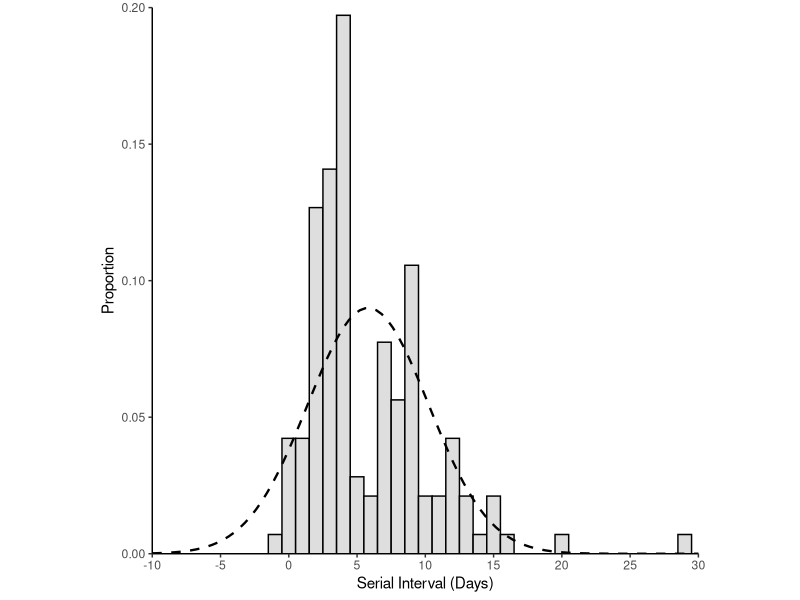
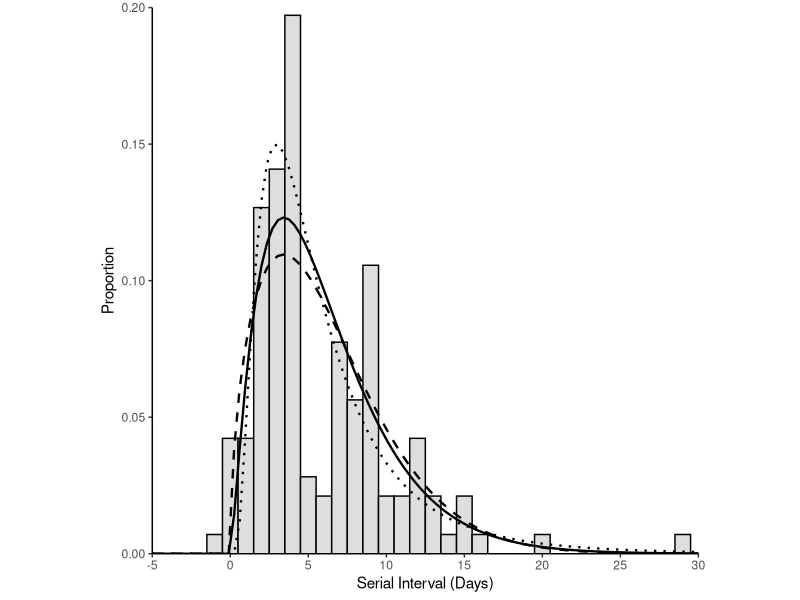
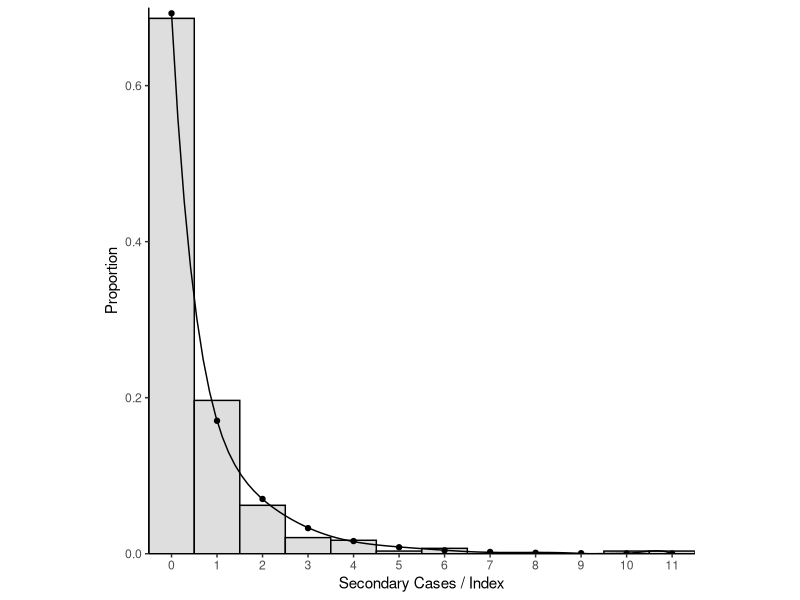
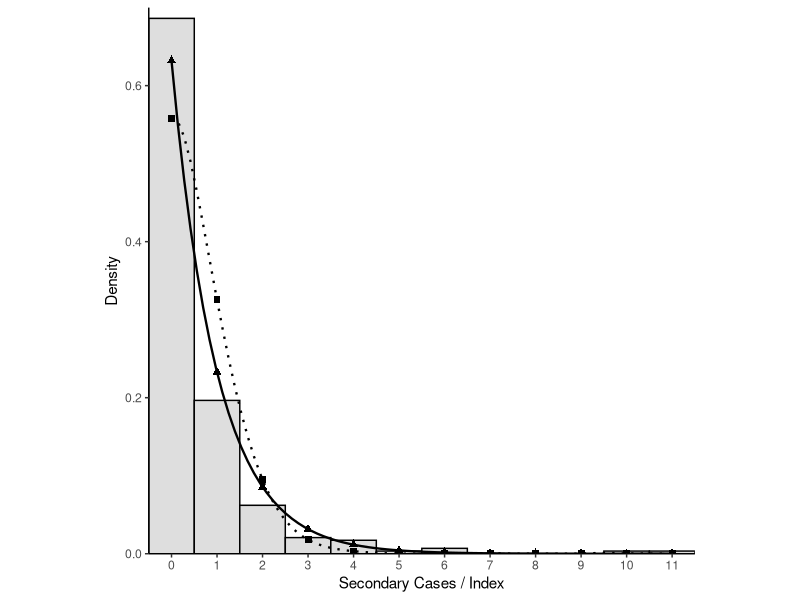
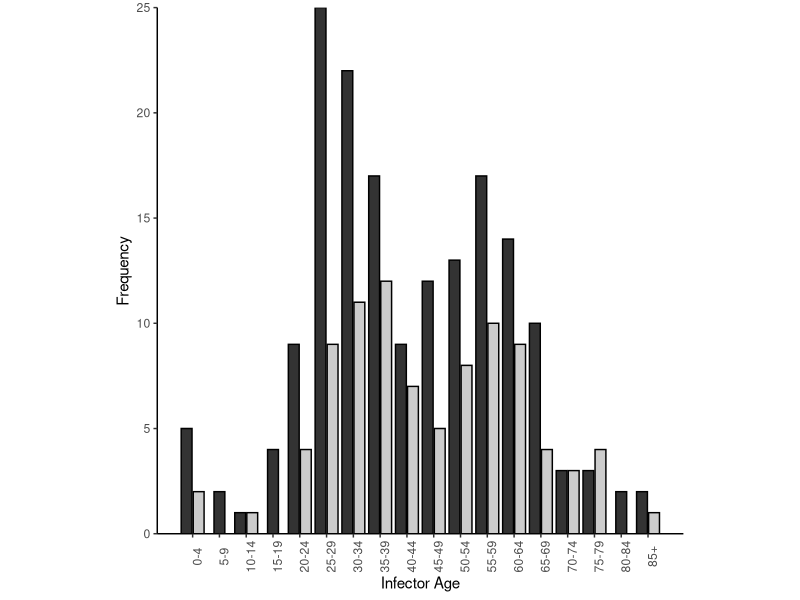
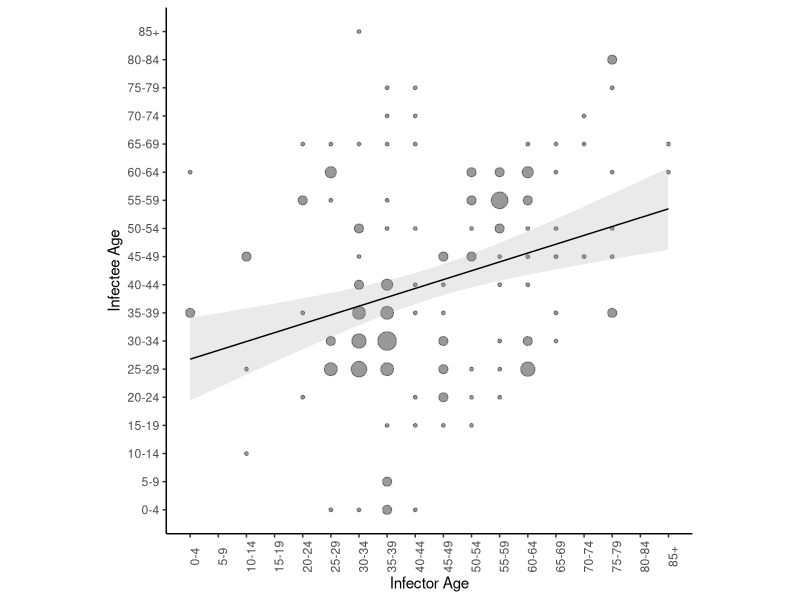
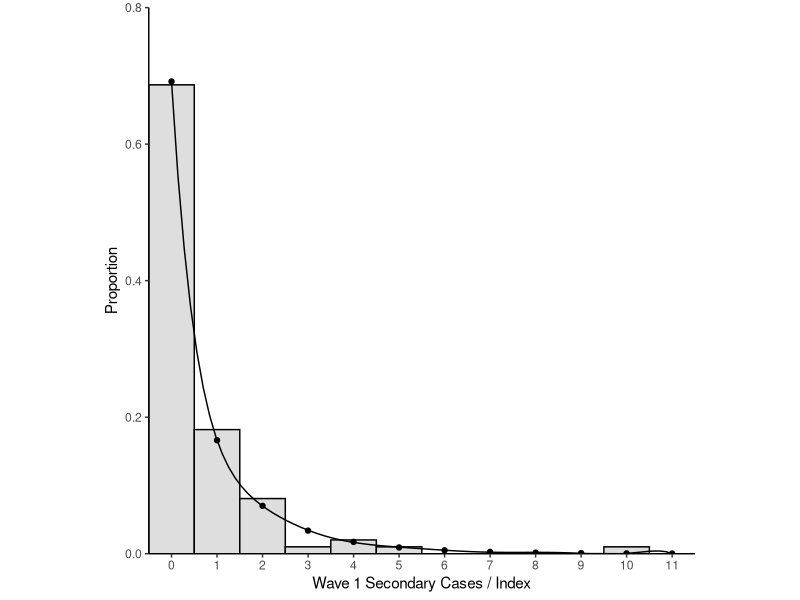
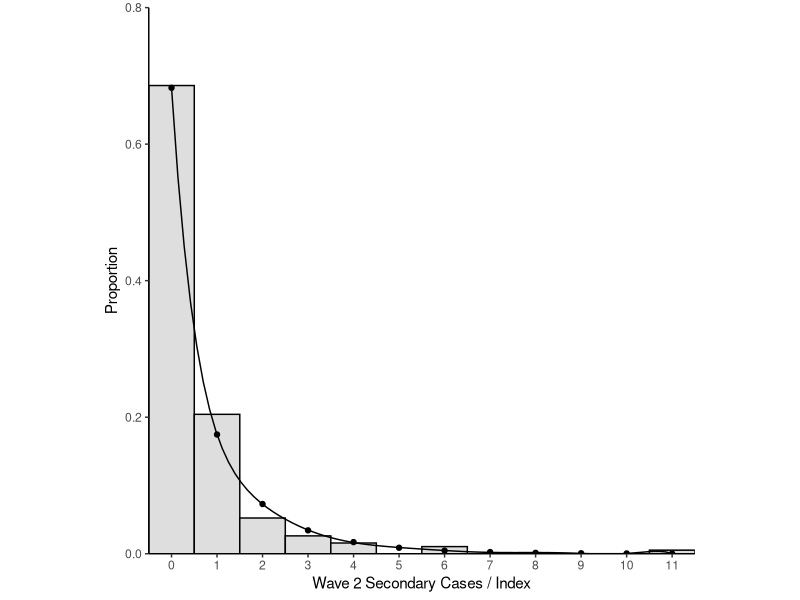

Recreate these plots in R, in order.
library(tidyverse)
library(fitdistrplus)

#######SERIAL INTERVAL AND OFFSPRING DISTRIBUTION ANALYSIS

transmission_pairs <- read_csv(file = "data/transmission_pairs.csv")

###SERIAL INTERVAL ANALYSIS

#fit normal distribution to serial intervals
nfit <- transmission_pairs %>%
  filter(onset.diff != 'NA') %>%
  pull(onset.diff) %>%
  fitdist(data = ., distr = 'norm')

#Plot serial interval with lognormal distributions
ggplot(data = transmission_pairs) +
  geom_histogram(aes(x = onset.diff, y = ..density..), fill = '#dedede', colour = "black", binwidth = 1) + stat_function(fun = dnorm, args = list(mean = nfit$estimate[[1]], sd = nfit$estimate[[2]]), size = 0.8, linetype = 2) +
  scale_x_continuous("Serial Interval (Days)", limits = c(-10,30), breaks = seq(-10, 30, by =5), expand = c(0,0)) +
  scale_y_continuous("Proportion", expand = c(0,0), limits = c(0,0.20)) +
  theme_classic() +
  theme(aspect.ratio = 1)


transmission_pairs %>%
  dplyr::select(onset.diff) %>%
  arrange(onset.diff) %>%
  filter(!is.na(onset.diff))

#fit lognormal distribution by maximum likeihood
lgfit <- transmission_pairs %>%
  filter(onset.diff != 'NA', 
         onset.diff >=1 ) %>%
  pull(onset.diff) %>%
  fitdist(data = ., distr = 'lnorm')

#fit gamma distribution by maximum likeihood
gfit <- transmission_pairs %>%
  filter(onset.diff != 'NA', 
         onset.diff >=1 ) %>%
  pull(onset.diff) %>%
  fitdist(data = ., distr = 'gamma')

#fit weibull distribution by maximum likeihood
wfit <- transmission_pairs %>%
  filter(onset.diff != 'NA', 
         onset.diff >=1 ) %>%
  pull(onset.diff) %>%
  fitdist(data = ., distr = 'weibull')

summary(nfit)
summary(lgfit)
summary(gfit)
summary(wfit)

#bootstrapped analysis
nfit_boot <- summary(bootdist(nfit))
gfit_boot <- summary(bootdist(gfit))
wfit_boot <- summary(bootdist(wfit))
lgfit_boot <- summary(bootdist(lgfit))

#plot serial interval with normal, gamma and weibull intervals
ggplot(data = transmission_pairs) +
  geom_histogram(aes(x = onset.diff, y = ..density..), fill = '#dedede', colour = "black", binwidth = 1) +
  stat_function(fun = dgamma, args = list(shape = gfit$estimate[[1]], rate = gfit$estimate[[2]]), size = 0.8, linetype = 1) +
  stat_function(fun = dweibull, args = list(shape = wfit$estimate[[1]], scale = wfit$estimate[[2]]), size = 0.8, linetype = 2) +
  stat_function(fun = dlnorm, args = list(meanlog = lgfit$estimate[[1]], sdlog = lgfit$estimate[[2]]), size = 0.8, linetype = 3) +
  scale_x_continuous("Serial Interval (Days)", limits = c(-5,30), breaks = seq(-5, 30, by =5), expand = c(0,0)) +
  scale_y_continuous("Proportion", expand = c(0,0), limits = c(0,0.20)) +
  theme_classic() +
  theme(aspect.ratio = 1)


####OFFSPRING DISTRIBUTION ANALYSIS
#count number of offspring per individual infector
offspring <- transmission_pairs %>%
  dplyr::select(infector.case) %>%
  group_by(infector.case) %>%
  count() %>%
  arrange(desc(n))

#count number of terminal infectees including sporadic local cases
infectee <- transmission_pairs %>%
  dplyr::select(infector.case, infectee.case) %>%
  gather() %>%
  filter(key == 'infectee.case')

infector <-  transmission_pairs %>%
  dplyr::select(infector.case, infectee.case) %>%
  gather() %>%
  filter(key == 'infector.case')

duplicate <- infector %>%
  left_join(., infectee, by = 'value') %>%
  filter(key.y != 'NA') %>%
  dplyr::select(value) %>%
  distinct()

nterminal_infectees <- infectee %>% 
  dplyr::select(value) %>%
  filter(!value %in% duplicate$value) %>%
  transmute(case.no = as.numeric(value)) %>%
  nrow() + 46 #46 Sporadic Local cases without links additional transmission

#create vector of complete offspring distribution with terminal cases having zero secondary cases
complete_offspringd <- enframe(c(offspring$n, rep(0,nterminal_infectees)))

#fit negative binomial distribution to the final offspring distribution
nbfit <- complete_offspringd %>%
  pull(value) %>%
  fitdist(., distr = 'nbinom')

summary(nbfit)
#bootstrap analysis
nbfit_boot <- summary(bootdist(nbfit))

#plot offspring distribution with negative binomial parameters
ggplot() +
  geom_histogram(aes(x=complete_offspringd$value, y = ..density..), fill = "#dedede", colour = "Black", binwidth = 1) +
  geom_point(aes(x = 0:11, y = dnbinom(x = 0:11, size = nbfit$estimate[[1]], mu = nbfit$estimate[[2]])), size = 1.5) +
  stat_smooth(aes(x = 0:11, y = dnbinom(x = 0:11, size = nbfit$estimate[[1]], mu = nbfit$estimate[[2]])), method = 'lm', formula = y ~ poly(x, 9), se = FALSE, size = 0.5, colour = 'black') +
  expand_limits(x = 0, y = 0) +
  scale_x_continuous("Secondary Cases / Index", expand = c(0, 0), breaks = 0:11)  +
  scale_y_continuous("Proportion", limits = c(0,0.7), expand = c(0, 0)) +
  theme_classic() +
  theme(aspect.ratio = 1)

#fit geometric distriubtion by maximum likelihood
gefit <- complete_offspringd %>%
  pull(value) %>%
  fitdist(., distr = 'geom')

pfit <- complete_offspringd %>%
  pull(value) %>%
  fitdist(., distr = 'pois')

summary(gefit)
summary(pfit)

#bootsprapped analysis
gefit_boot <- summary(bootdist(gefit))
pfit_boot <- summary(bootdist(pfit))

#plot offspring distribution with geometric and Poisson distribution
ggplot() +
  geom_histogram(aes(x=complete_offspringd$value, y = ..density..), fill = "#dedede", colour = "black", binwidth = 1) +
  geom_point(aes(x = 0:11, y = dgeom(x = 0:11, prob = gefit$estimate[[1]])), color = 'black', size = 2, shape = 'triangle') +
  stat_smooth(aes(x = 0:11, y = dgeom(x = 0:11, prob = gefit$estimate[[1]])), method = 'lm', formula = y ~ poly(x, 9), se = FALSE, colour = 'black', size =0.8) +
  geom_point(aes(x = 0:11, y = dpois(x = 0:11, lambda = pfit$estimate[[1]])), color = 'black', size = 2, shape = 'square') +
  stat_smooth(aes(x = 0:11, y = dpois(x = 0:11, lambda = pfit$estimate[[1]])), method = 'lm', formula = y ~ poly(x, 9), se = FALSE, colour = 'black', size = 0.8, linetype = 3) +
  expand_limits(x = 0, y = 0) +
  scale_x_continuous("Secondary Cases / Index", expand = c(0, 0), breaks = 0:11)  +
  scale_y_continuous("Density", limits = c(0,0.7), expand = c(0, 0)) +
  theme_classic() +
  theme(aspect.ratio = 1)

#Negative Binomial bootstrap, plot parameters
#Plot joint estiamte of R and k
nbfit_boot$estim %>%
  as_tibble() %>%
  ggplot() +  
  geom_point(aes(x = size, y = mu), shape = 21, size = 2, alpha = 0.8) +
  theme_classic() +
  theme(aspect.ratio = 1) +
  scale_x_continuous(expression(paste(italic("k"))), expand = c(0,0),limits = c(0,1.2), breaks = seq(0,1.2, by = 0.3)) +
  scale_y_continuous("R", expand = c(0,0),limits = c(0,0.8), breaks = seq(0,0.8, by = 0.2)) ->PA

#Plot historgram of k estiamtes
nbfit_boot$estim %>%
  as_tibble() %>%
  ggplot() +
  geom_histogram(aes(x = size), bins = 25, fill = "#dedede", colour = "black") +
  theme_classic() +
  theme(aspect.ratio = 1) +
  scale_x_continuous(expression(paste(italic("k"))), expand = c(0,0)) +
  scale_y_continuous("Sampling distribution", expand = c(0,0), limits = c(0,150)) ->PC

#Plot historgram of R estiamtes
nbfit_boot$estim %>%
  as_tibble() %>%
  ggplot() +
  geom_histogram(aes(x = mu), bins = 25, fill = "#dedede", colour = "black") +
  theme_classic() +
  theme(aspect.ratio = 1) +
  scale_x_continuous("R", expand = c(0,0)) +
  scale_y_continuous("Sampling distribution", expand = c(0,0)) ->PB




###PAIR STATISTICS and Supplementary Figures

age_transmission_pairs <- read_csv(file = "data/age_pairs.csv")

age_transmission_pairs %>%
  mutate(transmission = as_factor(transmission)) %>%
  t.test(age ~ transmission, data = .)

###Plot age figures

ggplot(data=age_transmission_pairs) +
  geom_bar(aes(x = agegroup, fill = transmission), color = "black", position = position_dodge2(preserve = "single")) +
  theme_classic() +
  scale_x_continuous(name = "Infector Age", breaks = 1:18,
                     labels = c("0-4","5-9","10-14","15-19","20-24","25-29","30-34","35-39","40-44","45-49","50-54","55-59","60-64","65-69","70-74","75-79","80-84","85+")) +
  scale_y_continuous(name = "Frequency", expand = c(0,0)) +
  labs(fill = "Pair") +
  theme(aspect.ratio = 1, legend.position = "none", axis.text.x = element_text(angle = 90)) +
  scale_fill_grey()


#linear regression of by age of infector/infectee
summary(lm(agegroup.infector ~ agegroup.infectee, data = transmission_pairs))

#plot age-age matrix
ggplot(data = transmission_pairs) +
  geom_count(aes(x = agegroup.infector, y = agegroup.infectee), colour = "black", alpha = 0.4) +
  geom_smooth(method = lm, aes(x=agegroup.infector, y=agegroup.infectee), se = T, size = 0.5, colour = "black", alpha = 0.2) +
  scale_x_continuous(name = "Infector Age", breaks = 1:18,
                     labels = c("0-4","5-9","10-14","15-19","20-24","25-29","30-34","35-39","40-44","45-49","50-54","55-59","60-64","65-69","70-74","75-79","80-84","85+")) +
  scale_y_continuous(name = "Infectee Age", breaks = 1:18,
                     labels = c("0-4","5-9","10-14","15-19","20-24","25-29","30-34","35-39","40-44","45-49","50-54","55-59","60-64","65-69","70-74","75-79","80-84","85+")) +
  theme_classic() +
  theme(aspect.ratio = 1, axis.text.x = element_text(angle = 90), legend.position = "none")


### WAVE ONE
#count number of offspring per individual infector for wave one before march first
offspring_w1 <- transmission_pairs %>%
  dplyr::select(infector.case, infector.epi.date) %>%
  filter(infector.epi.date < "2020-03-01") %>%
  dplyr::select(infector.case) %>%
  group_by(infector.case) %>%
  count() %>%
  arrange(desc(n))

#count number of terminal infectees including sporadic local cases
infectee_w1 <- transmission_pairs %>%
  filter(infectee.epi.date < "2020-03-01") %>%
  dplyr::select(infector.case, infectee.case) %>%
  gather() %>%
  filter(key == 'infectee.case')

infector_w1 <- transmission_pairs %>%
  filter(infector.epi.date < "2020-03-01") %>%
  dplyr::select(infector.case, infectee.case) %>%
  gather() %>%
  filter(key == 'infector.case')

duplicate_w1 <- infector_w1 %>%
  left_join(., infectee_w1, by = 'value') %>%
  filter(key.y != 'NA') %>%
  dplyr::select(value) %>%
  distinct()

nterminal_infectees_w1 <- infectee_w1 %>% 
  dplyr::select(value) %>%
  filter(!value %in% duplicate_w1$value) %>%
  transmute(case.no = as.numeric(value)) %>%
  nrow() + 11


#create vector of complete offspring distribution for wave one with terminal cases having zero secondary cases
complete_offspringd_w1 <- enframe(c(offspring_w1$n, rep(0,nterminal_infectees_w1)))

#fit negative binomial distribution to wave one offspring distribution
nbfit_w1 <- complete_offspringd_w1 %>%
  pull(value) %>%
  fitdist(., distr = 'nbinom')

#bootstrap analysis for wave one
nbfit_boot_w1 <- summary(bootdist(nbfit_w1))

#plot offspirng disirtibution for wave one with negative binomonal parameters
ggplot() +
  geom_histogram(aes(x=complete_offspringd_w1$value, y = ..density..), fill = "#dedede", colour = "Black", binwidth = 1) +
  geom_point(aes(x = 0:11, y = dnbinom(x = 0:11, size = nbfit_w1$estimate[[1]], mu = nbfit_w1$estimate[[2]])), size = 1.5) +
  stat_smooth(aes(x = 0:11, y = dnbinom(x = 0:11, size = nbfit_w1$estimate[[1]], mu = nbfit_w1$estimate[[2]])), method = 'lm', formula = y ~ poly(x, 9), se = FALSE, size = 0.5, colour = 'black') +
  expand_limits(x = 0, y = 0) +
  scale_x_continuous("Wave 1 Secondary Cases / Index", expand = c(0, 0), breaks = 0:11)  +
  scale_y_continuous("Proportion",limits = c(0,0.8),expand = c(0, 0)) +
  theme_classic() +
  theme(aspect.ratio = 1)


### WAVE TWO
#count number of offspring per individual infector for wave two after march first. 
offspring_w2 <-transmission_pairs %>%
  dplyr::select(infector.case, infector.epi.date) %>%
  filter(infector.epi.date >= "2020-03-01") %>%
  dplyr::select(infector.case) %>%
  group_by(infector.case) %>%
  count() %>%
  arrange(desc(n))

#count number of terminal infectees including sporadic local cases
infectee_w2 <- transmission_pairs %>%
  filter(infectee.epi.date >= "2020-03-01") %>%
  dplyr::select(infector.case, infectee.case) %>%
  gather() %>%
  filter(key == 'infectee.case')

infector_w2 <- transmission_pairs %>%
  filter(infector.epi.date >= "2020-03-01") %>%
  dplyr::select(infector.case, infectee.case) %>%
  gather() %>%
  filter(key == 'infector.case')

duplicate_w2 <- infector_w2 %>%
  left_join(., infectee_w2, by = 'value') %>%
  filter(key.y != 'NA') %>%
  dplyr::select(value) %>%
  distinct()

nterminal_infectees_w2 <- infectee_w2 %>% 
  dplyr::select(value) %>%
  filter(!value %in% duplicate_w2$value) %>%
  transmute(case.no = as.numeric(value)) %>%
  nrow() + 35

#create vector of complete offspring distribution for wave one with terminal cases having zero secondary cases
complete_offspringd_w2 <- enframe(c(offspring_w2$n, rep(0,nterminal_infectees_w2)))

#fit negative binomial distribution to wave one offspring distribution
nbfit_w2 <- complete_offspringd_w2 %>%
  pull(value) %>%
  fitdist(., distr = 'nbinom')

#bootstrap analysis for wave two
nbfit_boot_w2 <- summary(bootdist(nbfit_w2))

#plot offspirng disirtibution for wave two with negative binomonal parameters
ggplot() +
  geom_histogram(aes(x=complete_offspringd_w2$value, y = ..density..), fill = "#dedede", colour = "Black", binwidth = 1) +
  geom_point(aes(x = 0:11, y = dnbinom(x = 0:11, size = nbfit_w2$estimate[[1]], mu = nbfit_w1$estimate[[2]])), size = 1.5) +
  stat_smooth(aes(x = 0:11, y = dnbinom(x = 0:11, size = nbfit_w2$estimate[[1]], mu = nbfit_w1$estimate[[2]])), method = 'lm', formula = y ~ poly(x, 9), se = FALSE, size = 0.5, colour = 'black') +
  expand_limits(x = 0, y = 0) +
  scale_x_continuous("Wave 2 Secondary Cases / Index", expand = c(0, 0), breaks = 0:11)  +
  scale_y_continuous("Proportion",limits = c(0,0.8),expand = c(0, 0)) +
  theme_classic() +
  theme(aspect.ratio = 1)


#Plot joint estiamte of R and k wave 1
nbfit_boot_w1$estim %>%
  as_tibble() %>%
  ggplot() +  
  geom_point(aes(x = size, y = mu), shape = 21, size = 2, alpha = 0.8) +
  theme_classic() +
  theme(aspect.ratio = 1) +
  scale_x_continuous(expression(paste(italic("k"))), expand = c(0,0),limits = c(0,2.4),breaks = seq(0,2.4, by = 0.4)) +
  scale_y_continuous("R", expand = c(0,0),limits = c(0,1.2), breaks = seq(0,1.2, by = 0.2))

#Plot historgram of k estiamtes
nbfit_boot_w1$estim %>%
  as_tibble() %>%
  ggplot() +
  geom_histogram(aes(x = size), bins = 25, fill = "#dedede", colour = "black") +
  theme_classic() +
  theme(aspect.ratio = 1) +
  scale_x_continuous(expression(paste(italic("k"))), expand = c(0,0),limits = c(0,2.4), breaks = seq(0,2.4, by = 0.4)) +
  scale_y_continuous("Sampling distribution", expand = c(0,0), limits = c(0,400))

#Plot historgram of R estiamtes
nbfit_boot_w1$estim %>%
  as_tibble() %>%
  ggplot() +
  geom_histogram(aes(x = mu), bins = 25, fill = "#dedede", colour = "black") +
  theme_classic() +
  theme(aspect.ratio = 1) +
  scale_x_continuous("R", expand = c(0,0),limits = c(0,1.2), breaks = seq(0,1.2, by = 0.2)) +
  scale_y_continuous("Sampling distribution", expand = c(0,0), limits = c(0,300))

#Plot joint estiamte of R and k wave 2
nbfit_boot_w2$estim %>%
  as_tibble() %>%
  ggplot() +  
  geom_point(aes(x = size, y = mu), shape = 21, size = 2, alpha = 0.8) +
  theme_classic() +
  theme(aspect.ratio = 1) +
  scale_x_continuous(expression(paste(italic("k"))), expand = c(0,0),limits = c(0,2.4),breaks = seq(0,2.4, by = 0.4)) +
  scale_y_continuous("R", expand = c(0,0),limits = c(0,1.2), breaks = seq(0,1.2, by = 0.2))

#Plot historgram of k estiamtes
nbfit_boot_w2$estim %>%
  as_tibble() %>%
  ggplot() +
  geom_histogram(aes(x = size), bins = 25, fill = "#dedede", colour = "black") +
  theme_classic() +
  theme(aspect.ratio = 1) +
  scale_x_continuous(expression(paste(italic("k"))), expand = c(0,0),limits = c(0,2.4), breaks = seq(0,2.4, by = 0.4)) +
  scale_y_continuous("Sampling distribution", expand = c(0,0), limits = c(0,400))

#Plot historgram of R estiamtes
nbfit_boot_w2$estim %>%
  as_tibble() %>%
  ggplot() +
  geom_histogram(aes(x = mu), bins = 25, fill = "#dedede", colour = "black") +
  theme_classic() +
  theme(aspect.ratio = 1) +
  scale_x_continuous("R", expand = c(0,0),limits = c(0,1.2), breaks = seq(0,1.2, by = 0.2)) +
  scale_y_continuous("Sampling distribution", expand = c(0,0), limits = c(0,300)) 

#Supplementary Figure 5

transmission_pairs %>%
  dplyr::select(infector.case, infector.epi.date) %>%
  distinct() %>%
  left_join(., offspring, by = "infector.case") %>%
  arrange(desc(n)) %>%
  mutate(infector.epi.date = dmy(infector.epi.date)) %>%
  ggplot() +
  geom_bar(aes(x = infector.epi.date, y = n), stat = 'identity', fill = "#dedede", color = "black", size = 0.3) +
  scale_x_date("Index Illness Onset Date",
               date_breaks = "3 days", 
               date_labels = "%d %b", 
               minor_breaks = NULL) +
  scale_y_continuous("Secondary Cases / Day", expand = c(0,0), limits = c(0,20)) +
  theme_classic() +
  theme(aspect.ratio = 0.3, axis.text.x = element_text(angle = 45, hjust = 1))

###NEGATIVE BINOMIAL MODEL OF TRANSMISSION PAIRS EXPOSURES
library(MASS)

#Compare family and social setting exposures. 
transmission_pairs %>%
  filter(cluster.risk != "travel",
         cluster.risk != "work") %>%
  group_by(infector.case, cluster.risk) %>%
  count() %>%
  glm.nb(.$n ~ .$cluster.risk, data = .) %>%
  summary()


#Compare work and social setting exposures. 
transmission_pairs %>%
  filter(cluster.risk != "travel",
         cluster.risk != "family") %>%
  group_by(infector.case, cluster.risk) %>%
  count() %>%
  glm.nb(.$n ~ .$cluster.risk, data = .) %>%
  summary()

#compare work and family
transmission_pairs %>%
  filter(cluster.risk != "travel",
         cluster.risk != "social") %>%
  group_by(infector.case, cluster.risk) %>%
  count() %>%
  glm.nb(.$n ~ .$cluster.risk, data = .) %>%
  summary()

#calculate means for resolved pairs
transmission_pairs %>%
  filter(cluster.risk != "travel") %>%
  group_by(infector.case, cluster.risk) %>%
  count() %>%
  ungroup() %>%
  group_by(cluster.risk) %>%
  summarise(n = mean(n))


transmission_pairs %>%
  group_by(infector.case) %>%
  count() %>%
  filter(n >= 2) %>%
  arrange(desc(n))
